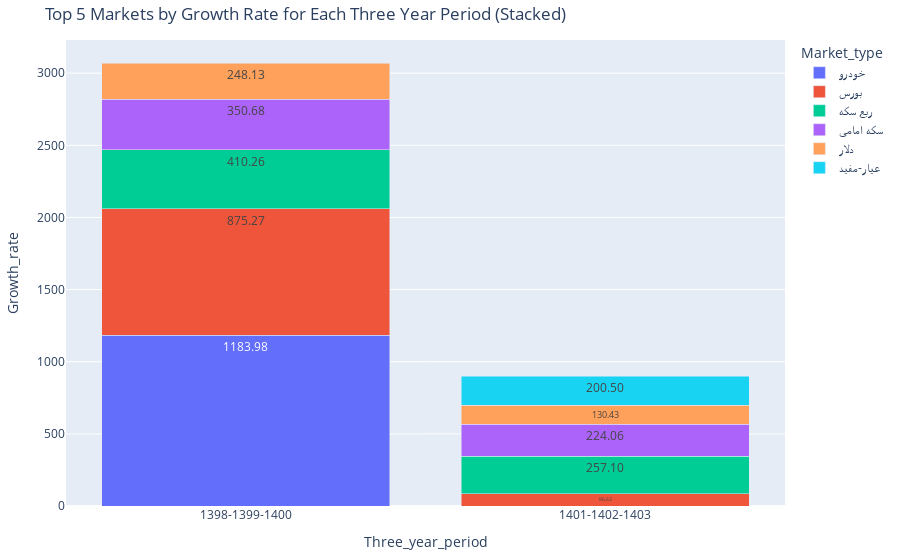

This figure's notebook cell:
### Code cell
three_year_df = (df.groupby(['three_year_period', 'market_type']).agg(growth_rate= ('closing', 'mean')).groupby(level='market_type')['growth_rate'].pct_change() * 100).reset_index()
three_year_df = three_year_df.sort_values(['three_year_period', 'growth_rate'], ascending=[True, False]).groupby('three_year_period', group_keys=False).head(5)
three_year_df['market_type'] = three_year_df['market_type'].apply(lambda x: MARKET_NAMES.get(str(x), 'Unknown'))
three_year_df = three_year_df[three_year_df['three_year_period'] != '1395-1396-1397']

set_custom_output_height(height=800)

fig = plot_stacked_bar_chart(
    df=three_year_df,
    x_col="three_year_period",
    y_col="growth_rate",
    color_col="market_type",
    title="Top 5 Markets by Growth Rate for Each Three Year Period (Stacked)",
    labels={"growth_rate": "Growth Rate (%)", "year": "Year"}
)

### Figure 1 — Plotly figure (JSON) as saved in the notebook; plotly's stock layout.template omitted (floating-point values rounded to 4 significant figures)
{"data": [{"alignmentgroup": "True", "hovertemplate": "market_type=خودرو<br>three_year_period=%{x}<br>Growth Rate (%)=%{text}<extra></extra>", "legendgroup": "خودرو", "marker": {"color": "#636efa", "pattern": {"shape": ""}}, "name": "خودرو", "offsetgroup": "خودرو", "orientation": "v", "showlegend": true, "text": [1184.0], "textposition": "inside", "texttemplate": "%{text:.2f}", "type": "bar", "x": ["1398-1399-1400"], "xaxis": "x", "y": [1184.0], "yaxis": "y"}, {"alignmentgroup": "True", "hovertemplate": "market_type=بورس<br>three_year_period=%{x}<br>Growth Rate (%)=%{text}<extra></extra>", "legendgroup": "بورس", "marker": {"color": "#EF553B", "pattern": {"shape": ""}}, "name": "بورس", "offsetgroup": "بورس", "orientation": "v", "showlegend": true, "text": [875.3, 86.63], "textposition": "inside", "texttemplate": "%{text:.2f}", "type": "bar", "x": ["1398-1399-1400", "1401-1402-1403"], "xaxis": "x", "y": [875.3, 86.63], "yaxis": "y"}, {"alignmentgroup": "True", "hovertemplate": "market_type=ربع سکه<br>three_year_period=%{x}<br>Growth Rate (%)=%{text}<extra></extra>", "legendgroup": "ربع سکه", "marker": {"color": "#00cc96", "pattern": {"shape": ""}}, "name": "ربع سکه", "offsetgroup": "ربع سکه", "orientation": "v", "showlegend": true, "text": [410.3, 257.1], "textposition": "inside", "texttemplate": "%{text:.2f}", "type": "bar", "x": ["1398-1399-1400", "1401-1402-1403"], "xaxis": "x", "y": [410.3, 257.1], "yaxis": "y"}, {"alignmentgroup": "True", "hovertemplate": "market_type=سکه امامی<br>three_year_period=%{x}<br>Growth Rate (%)=%{text}<extra></extra>", "legendgroup": "سکه امامی", "marker": {"color": "#ab63fa", "pattern": {"shape": ""}}, "name": "سکه امامی", "offsetgroup": "سکه امامی", "orientation": "v", "showlegend": true, "text": [350.7, 224.1], "textposition": "inside", "texttemplate": "%{text:.2f}", "type": "bar", "x": ["1398-1399-1400", "1401-1402-1403"], "xaxis": "x", "y": [350.7, 224.1], "yaxis": "y"}, {"alignmentgroup": "True", "hovertemplate": "market_type=دلار<br>three_year_period=%{x}<br>Growth Rate (%)=%{text}<extra></extra>", "legendgroup": "دلار", "marker": {"color": "#FFA15A", "pattern": {"shape": ""}}, "name": "دلار", "offsetgroup": "دلار", "orientation": "v", "showlegend": true, "text": [248.1, 130.4], "textposition": "inside", "texttemplate": "%{text:.2f}", "type": "bar", "x": ["1398-1399-1400", "1401-1402-1403"], "xaxis": "x", "y": [248.1, 130.4], "yaxis": "y"}, {"alignmentgroup": "True", "hovertemplate": "market_type=عیار-مفید<br>three_year_period=%{x}<br>Growth Rate (%)=%{text}<extra></extra>", "legendgroup": "عیار-مفید", "marker": {"color": "#19d3f3", "pattern": {"shape": ""}}, "name": "عیار-مفید", "offsetgroup": "عیار-مفید", "orientation": "v", "showlegend": true, "text": [200.5], "textposition": "inside", "texttemplate": "%{text:.2f}", "type": "bar", "x": ["1401-1402-1403"], "xaxis": "x", "y": [200.5], "yaxis": "y"}], "layout": {"autosize": true, "barmode": "stack", "legend": {"title": {"text": "Market_type"}, "tracegroupgap": 0}, "margin": {"b": 40, "l": 40, "r": 40, "t": 40}, "title": {"text": "Top 5 Markets by Growth Rate for Each Three Year Period (Stacked)"}, "xaxis": {"anchor": "y", "autorange": true, "categoryarray": ["1398-1399-1400", "1401-1402-1403"], "categoryorder": "array", "domain": [0, 1], "range": [-0.5, 1.5], "tickangle": 0, "title": {"text": "Three_year_period"}, "type": "category"}, "yaxis": {"anchor": "x", "autorange": true, "domain": [0, 1], "range": [0, 3230.0], "title": {"text": "Growth_rate"}, "type": "linear"}}}
